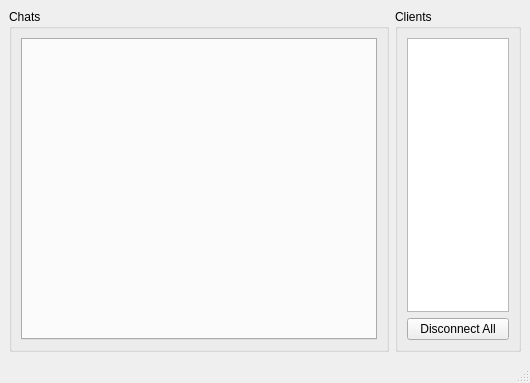
<?xml version="1.0" encoding="UTF-8"?>
<ui version="4.0">
 <class>MainWindow</class>
 <widget class="QMainWindow" name="MainWindow">
  <property name="geometry">
   <rect>
    <x>0</x>
    <y>0</y>
    <width>530</width>
    <height>383</height>
   </rect>
  </property>
  <property name="windowTitle">
   <string>Server</string>
  </property>
  <widget class="QWidget" name="centralwidget">
   <layout class="QHBoxLayout" name="horizontalLayout" stretch="3,1">
    <item>
     <widget class="QGroupBox" name="groupBox_2">
      <property name="title">
       <string>Chats</string>
      </property>
      <layout class="QVBoxLayout" name="verticalLayout_2">
       <item>
        <widget class="QTabWidget" name="tbChats">
         <property name="currentIndex">
          <number>-1</number>
         </property>
        </widget>
       </item>
      </layout>
     </widget>
    </item>
    <item>
     <widget class="QGroupBox" name="grpClients">
      <property name="title">
       <string>Clients</string>
      </property>
      <layout class="QVBoxLayout" name="verticalLayout">
       <item>
        <widget class="QListWidget" name="listClients"/>
       </item>
       <item>
        <widget class="QPushButton" name="disButton">
         <property name="text">
          <string>Disconnect All</string>
         </property>
        </widget>
       </item>
      </layout>
     </widget>
    </item>
   </layout>
  </widget>
  <widget class="QMenuBar" name="menubar">
   <property name="geometry">
    <rect>
     <x>0</x>
     <y>0</y>
     <width>530</width>
     <height>21</height>
    </rect>
   </property>
  </widget>
  <widget class="QStatusBar" name="statusbar"/>
 </widget>
 <resources/>
 <connections/>
</ui>
